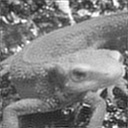

Generate this figure with Python:
import cv2
import numpy as np
import matplotlib.pyplot as plt

# Read image
img = cv2.imread("imori.jpg").astype(np.float32)
H, W, C = img.shape

# Gray scale
gray = 0.2126 * img[..., 2] + 0.7152 * img[..., 1] + 0.0722 * img[..., 0]

# DFT
K = W
L = H
M = W
N = H

G = np.zeros((L, K), dtype=np.complex)

x = np.tile(np.arange(W), (H, 1))
y = np.arange(H).repeat(W).reshape(H, -1)

for l in range(L):
    for k in range(K):
        G[l, k] = np.sum(gray * np.exp(-2j * np.pi * (x * k / M + y * l / N))) / np.sqrt(M * N)

# low-pass filter
_G = np.zeros_like(G)
_G[:H//2, :W//2] = G[H//2:, W//2:]
_G[:H//2, W//2:] = G[H//2:, :W//2]
_G[H//2:, :W//2] = G[:H//2, W//2:]
_G[H//2:, W//2:] = G[:H//2, :W//2]
p = 0.5
_x = x - W // 2
_y = y - H // 2
r = np.sqrt(_x ** 2 + _y ** 2)
mask = np.ones((H, W), dtype=np.float32)
mask[r>(np.sqrt(((W//2)**2)+((H//2)**2))*p)] = 0

_G *= mask

G[:H//2, :W//2] = _G[H//2:, W//2:]
G[:H//2, W//2:] = _G[H//2:, :W//2]
G[H//2:, :W//2] = _G[:H//2, W//2:]
G[H//2:, W//2:] = _G[:H//2, :W//2]

# IDFT
out = np.zeros((H, W), dtype=np.float32)

for n in range(N):
    for m in range(M):
        out[n,m] = np.abs(np.sum(G * np.exp(2j * np.pi * (x * m / M + y * n / N)))) / np.sqrt(M * N)

out[out>255] = 255
out = out.astype(np.uint8)
    
# Save result
cv2.imshow("result", out)
cv2.waitKey(0)
cv2.imwrite("out.jpg", out)
